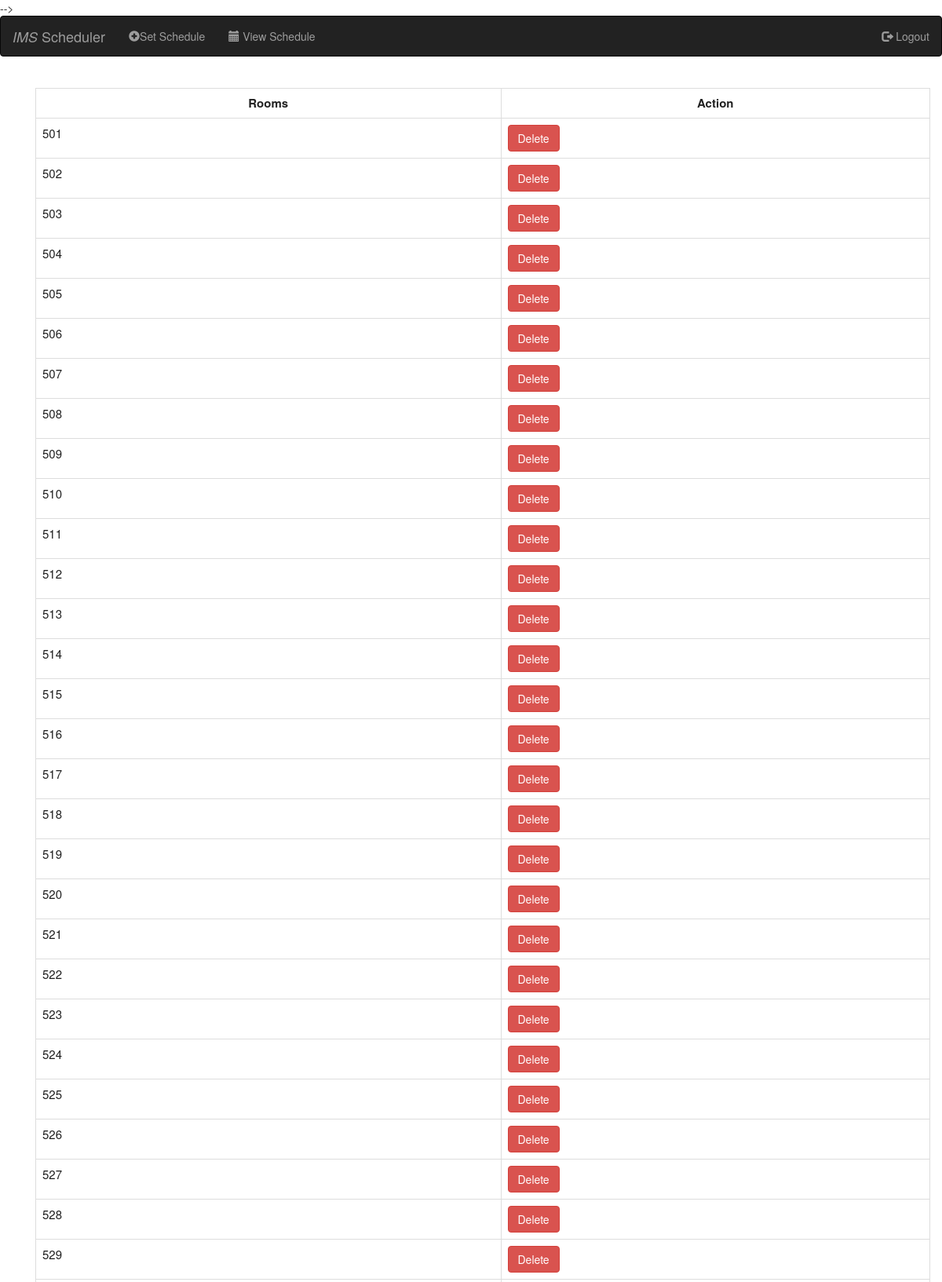
The app's page /roomlist.php (upper part) with its own data.
### tables this page shows
CREATE TABLE `rooms` (
  `room_id` int(11) NOT NULL,
  `room` varchar(250) NOT NULL,
  `is_group` tinyint(1) NOT NULL
);

### roomlist.php (the view, shortened to what this page needs)
<?php
include_once("header.php");
include_once("navbar.php");
?>
<html>
<head>
</head>
<body><br>
    <div class="container">
        <body>
            <?php
            echo "<tr>
            <td>";
            require 'databaasee.php';
            $query = ("SELECT * FROM rooms");
            $result = mysqli_query($connect, $query) or die(mysqli_error($connect));
            echo "<div class='container'><table width='' class='table table-bordered' border='1' >
                            <tr>
                            <th>Rooms</th>
								            <th>Action</th>
                            </tr>";
            while ($row = mysqli_fetch_assoc($result)) {
                echo "<tr>";
                echo "<td>" . $row['room'] . "</td>";
                echo "<td><form class='form-horizontal' method='post' action='roomlist.php'>
                        <input name='room_id' type='hidden' value='" . $row['room_id'] . "';>
                        <input type='submit' class='btn btn-danger' name='delete' value='Delete'>
                        </form></td>";
                echo "</tr>";
            }
            echo "</table>";
            echo "</td>
        </tr>";
            ?>
    </div>
</body>
</html>
<?php
include_once("footer.php");
?>

### style.css (style rules this page uses)
.table, th, td { border: 1px solid rgb(0, 0, 0); border-collapse: collapse; color: #212121; font-size: 15px; }
th, td { background-color: #ffffff; }

### roomlist.php (style rules this page uses)
body { background-image: url(); background-color: white; }
th { text-align: center; }
tr { height: 30px; }
td { padding-top: 5px; padding-left: 20px; padding-bottom: 5px; height: 20px; }

### records on screen
rooms: room "501"
rooms: room "502"
rooms: room "503"
rooms: room "504"
rooms: room "505"
rooms: room "506"
rooms: room "507"
rooms: room "508"
rooms: room "509"
rooms: room "510"
rooms: room "511"
rooms: room "512"
rooms: room "513"
rooms: room "514"
rooms: room "515"
rooms: room "516"
rooms: room "517"
rooms: room "518"
rooms: room "519"
rooms: room "520"
rooms: room "521"
rooms: room "522"
rooms: room "523"
rooms: room "524"
rooms: room "525"
rooms: room "526"
rooms: room "527"
rooms: room "528"
rooms: room "529"
